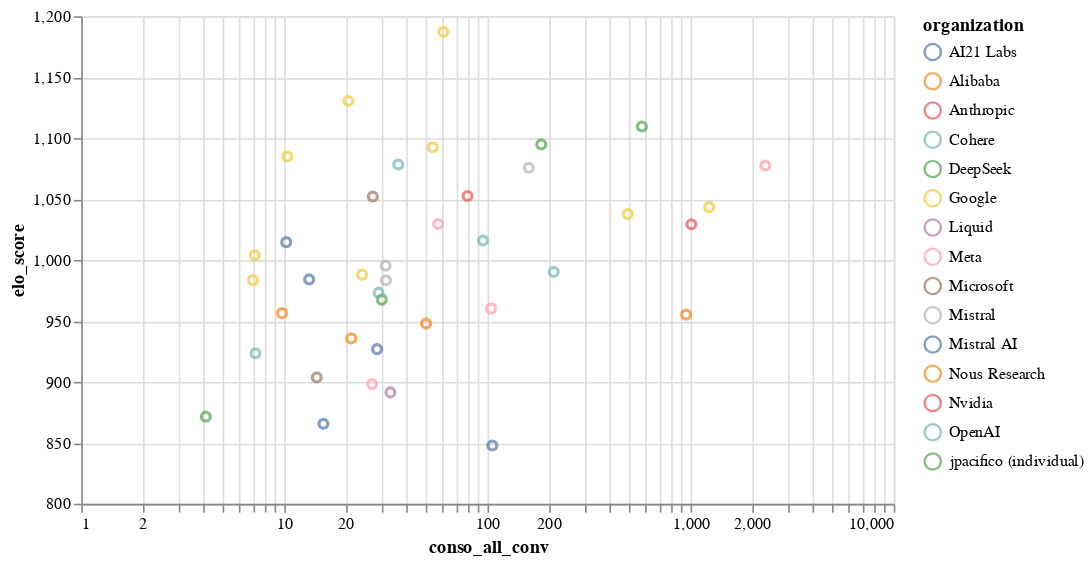

Notebook code for this chart:
### Code cell
draw_chart(final_df, title="", log=True, mean=False)

### Figure 1 — Vega-Lite specification as saved in the notebook (floating-point values rounded to 4 significant figures)
{"config": {"view": {"continuousWidth": 300, "continuousHeight": 300}}, "data": {"name": "data-277d47cc3fe3945b8fd7b8a4141797ba"}, "mark": {"type": "point"}, "encoding": {"color": {"field": "organization", "type": "nominal"}, "tooltip": [{"field": "model_name", "type": "nominal"}, {"field": "organization", "type": "nominal"}, {"field": "license", "type": "nominal"}, {"field": "elo_score", "type": "quantitative"}, {"field": "conso_all_conv", "type": "quantitative"}], "x": {"field": "conso_all_conv", "scale": {"type": "log"}, "type": "quantitative"}, "y": {"field": "elo_score", "scale": {"zero": false}, "type": "quantitative"}}, "height": 300, "title": "", "width": 500, "$schema": "https://vega.github.io/schema/vega-lite/v5.20.1.json", "datasets": {"data-277d47cc3fe3945b8fd7b8a4141797ba": [{"name": "Llama 3.1 405B", "model_name": "llama-3.1-405b", "organization": "Meta", "license": "Llama 3.1 Community", "elo_score": 1078.0, "conso_all_conv": 2332.0, "len": 3409, "mean_conso": 0.6842}, {"name": "Gemini 1.5 pro 002", "model_name": "gemini-1.5-pro-002", "organization": "Google", "license": "Proprietary", "elo_score": 1043.0, "conso_all_conv": 1234.0, "len": 3011, "mean_conso": 0.4098}, {"name": "Claude 3.5 Sonnet V2", "model_name": "claude-3-5-sonnet-v2", "organization": "Anthropic", "license": "Proprietary", "elo_score": 1029.0, "conso_all_conv": 1008.0, "len": 3514, "mean_conso": 0.2868}, {"name": "Hermes 3", "model_name": "hermes-3-llama-3.1-405b", "organization": "Nous Research", "license": "llama3", "elo_score": 955.2, "conso_all_conv": 950.0, "len": 2349, "mean_conso": 0.4044}, {"name": "DeepSeek-V3 Chat", "model_name": "deepseek-v3-chat", "organization": "DeepSeek", "license": "DeepSeek", "elo_score": 1110.0, "conso_all_conv": 575.6, "len": 3857, "mean_conso": 0.1492}, {"name": "Gemini 1.5 pro 001", "model_name": "gemini-1.5-pro-001", "organization": "Google", "license": "Proprietary", "elo_score": 1038.0, "conso_all_conv": 490.5, "len": 692, "mean_conso": 0.7088}, {"name": "o3-mini", "model_name": "o3-mini", "organization": "OpenAI", "license": "Proprietary", "elo_score": 990.3, "conso_all_conv": 211.8, "len": 710, "mean_conso": 0.2984}, {"name": "DeepSeek-R1", "model_name": "deepseek-r1", "organization": "DeepSeek", "license": "MIT", "elo_score": 1095.0, "conso_all_conv": 184.0, "len": 640, "mean_conso": 0.2875}, {"name": "Mistral-Large-2411", "model_name": "mistral-large-2411", "organization": "Mistral", "license": "Mistral Research", "elo_score": 1076.0, "conso_all_conv": 159.6, "len": 2830, "mean_conso": 0.05639}, {"name": "Mixtral 8x22B Instruct", "model_name": "mixtral-8x22b-instruct-v0.1", "organization": "Mistral AI", "license": "Apache 2.0", "elo_score": 847.8, "conso_all_conv": 105.6, "len": 3160, "mean_conso": 0.03343}, {"name": "Llama-3.1-70B", "model_name": "llama-3.1-70b", "organization": "Meta", "license": "Llama 3.1 Community", "elo_score": 960.1, "conso_all_conv": 104.0, "len": 2779, "mean_conso": 0.03743}, {"name": "GPT-4o mini", "model_name": "gpt-4o-mini-2024-07-18", "organization": "OpenAI", "license": "Proprietary", "elo_score": 1016.0, "conso_all_conv": 95.05, "len": 3816, "mean_conso": 0.02491}, {"name": "Nemotron 70B Instruct", "model_name": "llama-3.1-nemotron-70b-instruct", "organization": "Nvidia", "license": "Llama 3.1 Community", "elo_score": 1053.0, "conso_all_conv": 79.77, "len": 1961, "mean_conso": 0.04068}, {"name": "Gemini 2.0 Flash", "model_name": "gemini-2.0-flash-exp", "organization": "Google", "license": "Proprietary", "elo_score": 1187.0, "conso_all_conv": 60.62, "len": 1740, "mean_conso": 0.03484}, {"name": "Llama 3.3 70B", "model_name": "llama-3.3-70b", "organization": "Meta", "license": "Llama 3.3 Community", "elo_score": 1030.0, "conso_all_conv": 57.11, "len": 1758, "mean_conso": 0.03248}, {"name": "Gemini 2.0 Flash", "model_name": "gemini-2.0-flash-001", "organization": "Google", "license": "Proprietary", "elo_score": 1093.0, "conso_all_conv": 53.76, "len": 905, "mean_conso": 0.05941}, {"name": "Qwen2.5-Coder-32B-Instruct", "model_name": "qwen2.5-coder-32b-instruct", "organization": "Alibaba", "license": "Apache 2.0", "elo_score": 947.8, "conso_all_conv": 49.84, "len": 2880, "mean_conso": 0.0173}, {"name": "Command A", "model_name": "command-a", "organization": "Cohere", "license": "CC-BY-NC-4.0", "elo_score": 1078.0, "conso_all_conv": 36.36, "len": 418, "mean_conso": 0.08699}, {"name": "Liquid Foundation Model", "model_name": "lfm-40b", "organization": "Liquid", "license": "Unknown", "elo_score": 891.3, "conso_all_conv": 33.28, "len": 2097, "mean_conso": 0.01587}, {"name": "Mistral-Small-24B-Instruct-2501", "model_name": "mistral-small-24b-instruct-2501", "organization": "Mistral", "license": "Apache 2.0", "elo_score": 983.3, "conso_all_conv": 31.61, "len": 2008, "mean_conso": 0.01574}, {"name": "Ministral 8B-Instruct", "model_name": "ministral-8b-instruct-2410", "organization": "Mistral", "license": "MRL", "elo_score": 995.3, "conso_all_conv": 31.53, "len": 2965, "mean_conso": 0.01063}, {"name": "DeepSeek-R1 distiil", "model_name": "deepseek-r1-distill-llama-70b", "organization": "DeepSeek", "license": "MIT", "elo_score": 967.5, "conso_all_conv": 30.18, "len": 593, "mean_conso": 0.05089}, {"name": "Command R (08-2024)", "model_name": "c4ai-command-r-08-2024", "organization": "Cohere", "license": "CC-BY-NC-4.0", "elo_score": 973.2, "conso_all_conv": 29.07, "len": 2171, "mean_conso": 0.01339}, {"name": "Mistral Nemo Instruct", "model_name": "mistral-nemo-2407", "organization": "Mistral AI", "license": "Apache 2.0", "elo_score": 926.9, "conso_all_conv": 28.59, "len": 3186, "mean_conso": 0.008974}, {"name": "Phi 4", "model_name": "phi-4", "organization": "Microsoft", "license": "MIT", "elo_score": 1052.0, "conso_all_conv": 27.26, "len": 2439, "mean_conso": 0.01118}, {"name": "Llama 3.1 8B", "model_name": "llama-3.1-8b", "organization": "Meta", "license": "Llama 3.1 Community", "elo_score": 898.3, "conso_all_conv": 27.03, "len": 2811, "mean_conso": 0.009617}, {"name": "Gemma 2 9B", "model_name": "gemma-2-9b-it", "organization": "Google", "license": "Gemma license", "elo_score": 988.0, "conso_all_conv": 24.17, "len": 2640, "mean_conso": 0.009154}, {"name": "QwQ 32B", "model_name": "qwq-32b", "organization": "Alibaba", "license": "Apache 2.0", "elo_score": 935.7, "conso_all_conv": 21.34, "len": 509, "mean_conso": 0.04192}, {"name": "Gemma-3 27B", "model_name": "gemma-3-27b", "organization": "Google", "license": "Gemma", "elo_score": 1130.0, "conso_all_conv": 20.66, "len": 557, "mean_conso": 0.03709}, {"name": "Mixtral 8x7B Instruct", "model_name": "mixtral-8x7b-instruct-v0.1", "organization": "Mistral AI", "license": "Apache 2.0", "elo_score": 865.7, "conso_all_conv": 15.57, "len": 1151, "mean_conso": 0.01353}, {"name": "Phi-3.5 Mini Instruct", "model_name": "phi-3.5-mini-instruct", "organization": "Microsoft", "license": "MIT", "elo_score": 903.6, "conso_all_conv": 14.44, "len": 786, "mean_conso": 0.01837}, {"name": "Jamba Large", "model_name": "jamba-1.5-large", "organization": "AI21 Labs", "license": "Jamba Open Model License", "elo_score": 984.0, "conso_all_conv": 13.24, "len": 237, "mean_conso": 0.05588}, {"name": "Gemma 3 12B", "model_name": "gemma-3-12b", "organization": "Google", "license": "Gemma license", "elo_score": 1085.0, "conso_all_conv": 10.34, "len": 408, "mean_conso": 0.02533}, {"name": "Mistral Small-3.1 24B", "model_name": "mistral-small-3.1-24b", "organization": "Mistral AI", "license": "Apache 2.0", "elo_score": 1015.0, "conso_all_conv": 10.21, "len": 383, "mean_conso": 0.02666}, {"name": "Qwen2.5-7B", "model_name": "qwen2.5-7b-instruct", "organization": "Alibaba", "license": "Apache 2.0", "elo_score": 956.4, "conso_all_conv": 9.735, "len": 756, "mean_conso": 0.01288}, {"name": "Aya-Expanse-8B", "model_name": "aya-expanse-8b", "organization": "Cohere", "license": "CC-BY-NC-4.0", "elo_score": 923.5, "conso_all_conv": 7.21, "len": 965, "mean_conso": 0.007472}, {"name": "Gemma 3 4B", "model_name": "gemma-3-4b", "organization": "Google", "license": "Gemma license", "elo_score": 1004.0, "conso_all_conv": 7.149, "len": 381, "mean_conso": 0.01876}, {"name": "Gemma 2 27B q8", "model_name": "gemma-2-27b-it-q8", "organization": "Google", "license": "Gemma license", "elo_score": 983.5, "conso_all_conv": 7.01, "len": 296, "mean_conso": 0.02368}, {"name": "Chocolatine-2-14b Instruct", "model_name": "chocolatine-2-14b-instruct-v2.0.3-q8", "organization": "jpacifico (individual)", "license": "Apache 2.0", "elo_score": 871.4, "conso_all_conv": 4.104, "len": 1098, "mean_conso": 0.003738}]}}
